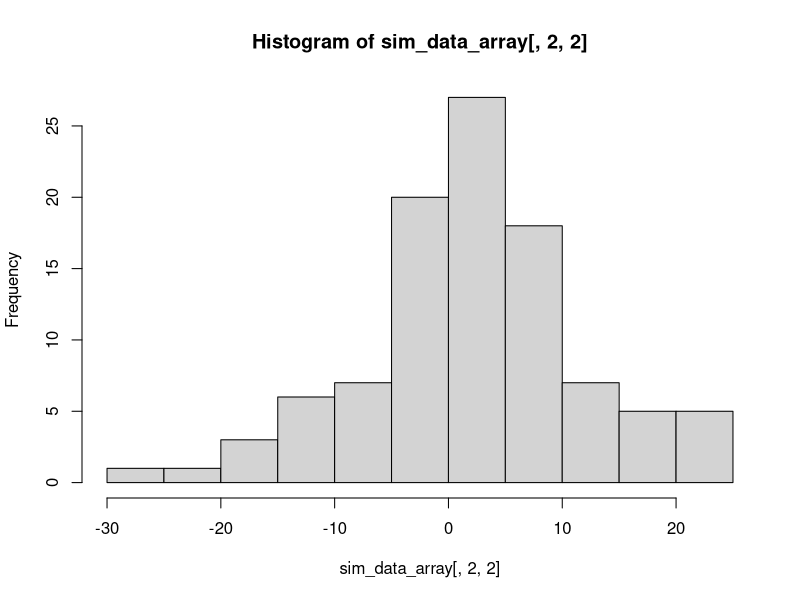

Source code (R):
## ---- chunk 1
knitr::opts_chunk$set(echo = TRUE)
## ---- chunk 2
### Code chunk for demonstrating R basics during in-class discussion

2+2 
## ---- chunk 3
### Show that matrix is a vector with dimension attributes

# can define matrix with the matrix() function
my_matrix <- matrix(1:20, nrow=4, byrow=T)
my_matrix

# can define this matrix values as a vector 
same_values <- 1:20
same_values
str(same_values)
attributes(same_values)
is.vector(same_values)
is.array(same_values)
# add attributes, turning this into a matrix
dim(same_values) <- c(4,5)
same_values
str(same_values)
attributes(same_values)
is.vector(same_values)
is.array(same_values)
## ---- chunk 4
my_array <- array(
  data=1:30,
  dim=c(3,5,2)
)
my_array

my_array[1,4,2]
## ---- chunk 5
N <- 100
means <- c(-10,0,10)
sds <- c(2,10)
# initialize an empty array
sim_data_array <- array(rep(NA,N*length(means)*length(sds)),
                        dim=c(N,length(means),length(sds)))

# Save the 100 simulated values into the array with corresponding mean and sd positions
set.seed(12345)
for (j in 1:length(means)){
  for (k in 1:length(sds)){
    sim_data_array[ ,j, k] <- rnorm(N, mean = means[j], sd = sds[k])
  }
}

# Values from second mean and second sd N(0,10)
head(sim_data_array[ , 2, 2], 10)
quantile(x=sim_data_array[ , 2, 2], probs=c(0.025,0.5,0.975))
hist(sim_data_array[ , 2, 2])
## ---- chunk 6
### Build a list with several different object types
my_list <- list(
  num_vec = c(1,2,3,4,5),
  letters = LETTERS[1:10],
  hi = "Hi Mom!",
  my_df = data.frame(x=1:5,y=rnorm(5)),
  my_array = array(data=1:12,dim=c(3,2,2))
)
str(my_list)

# Demonstrate indexing
my_list[[3]]
my_list[[1]] *2
my_list[[4]][ ,2]

# Demonstrate nested naming
my_list$hi
my_list$my_df$y

# Demonstrate practical uses
